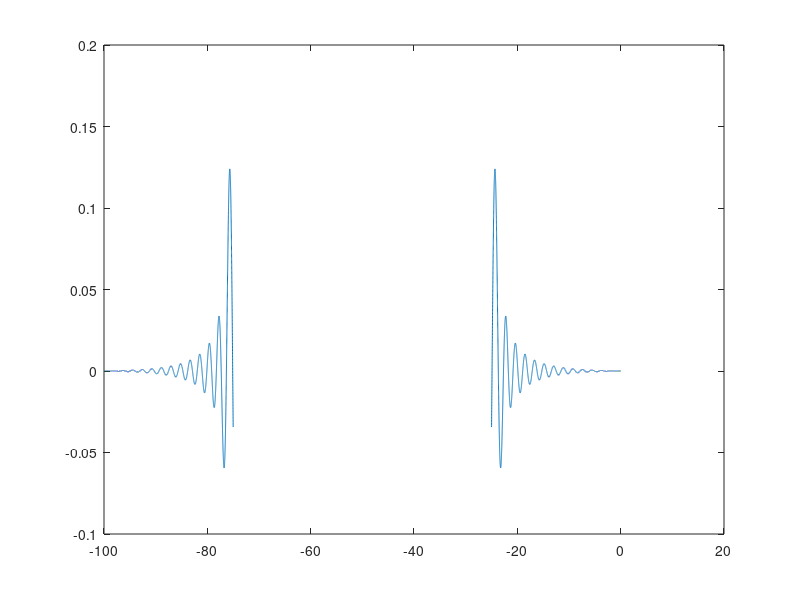

MATLAB code for this plot:
t=(-100:0.01:100);

a=0.35;
T=5;
p=1/T;
if(t==0)
    f=1-a+(4*a)/3.14
else
    if(t==(T/(4*a))|(t==(-T/(4*a))))
        f=((a/sqrt(2))*(1+2/3.14)*sin(3.14/(4*a)))+((1-(2/3.14))*cos(3.14/(4*a)))
    else
       f=((sin(3.14*(1-a)*p*t))+ (4*a*p*t.*cos(3.14*(1+a)*p*t)))./(3.14*p*t.*(1-(4*a*p*t).^2))
    end
end
y=conv(f,f)
t=linspace(-100,0.01,length(y))

plot(t,y)
%doubtful